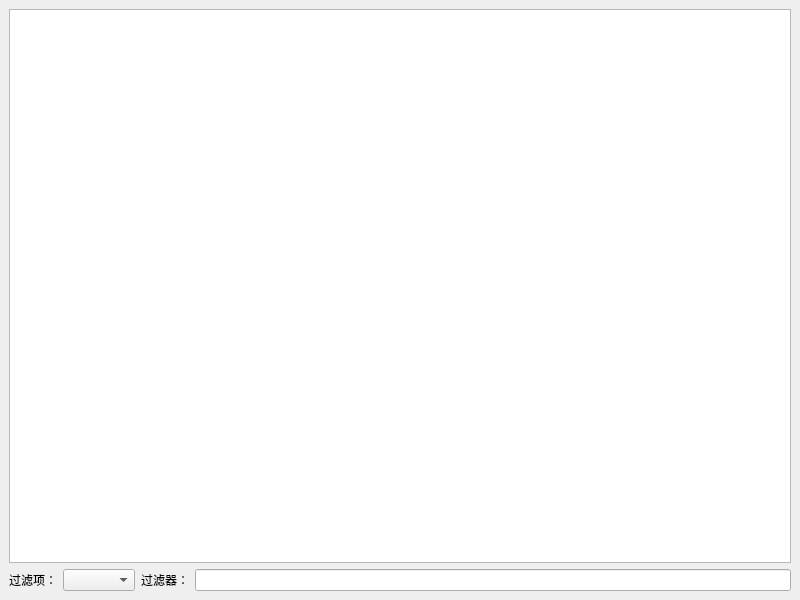
<?xml version="1.0" encoding="UTF-8"?>
<ui version="4.0">
 <class>HotkeyManage</class>
 <widget class="QMainWindow" name="HotkeyManage">
  <property name="geometry">
   <rect>
    <x>0</x>
    <y>0</y>
    <width>800</width>
    <height>600</height>
   </rect>
  </property>
  <property name="windowTitle">
   <string>MainWindow</string>
  </property>
  <widget class="QWidget" name="centralwidget">
   <layout class="QVBoxLayout" name="verticalLayout_2">
    <item>
     <layout class="QVBoxLayout" name="verticalLayout">
      <item>
       <layout class="QVBoxLayout" name="verticalLayout_1">
        <item>
         <widget class="QTreeView" name="treeView"/>
        </item>
       </layout>
      </item>
      <item>
       <layout class="QHBoxLayout" name="horizontalLayout_1">
        <item>
         <widget class="QLabel" name="labelComboBox">
          <property name="text">
           <string>过滤项：</string>
          </property>
         </widget>
        </item>
        <item>
         <widget class="QComboBox" name="comboBox"/>
        </item>
        <item>
         <widget class="QLabel" name="labelLineEdit">
          <property name="text">
           <string>过滤器：</string>
          </property>
         </widget>
        </item>
        <item>
         <widget class="QLineEdit" name="lineEdit"/>
        </item>
       </layout>
      </item>
     </layout>
    </item>
   </layout>
  </widget>
 </widget>
 <resources/>
 <connections/>
</ui>
